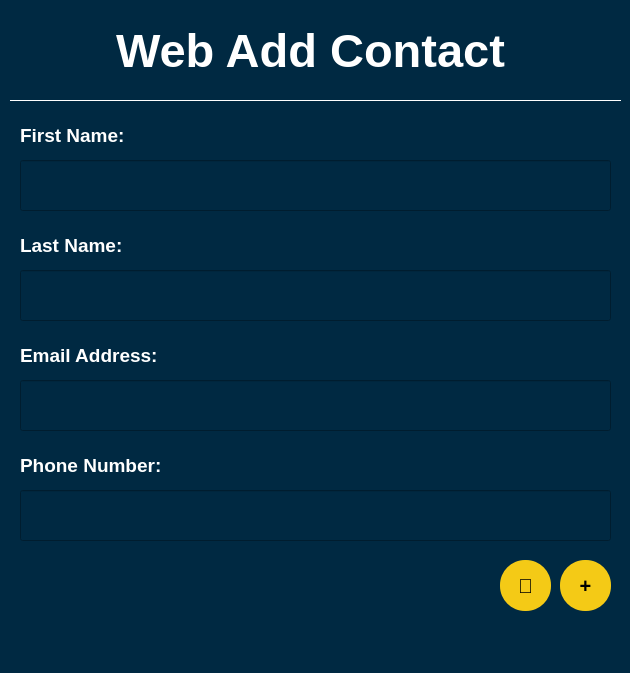
<?xml version="1.0" encoding="UTF-8"?>
<ui version="4.0">
 <class>Dialog</class>
 <widget class="QDialog" name="Dialog">
  <property name="geometry">
   <rect>
    <x>0</x>
    <y>0</y>
    <width>630</width>
    <height>673</height>
   </rect>
  </property>
  <property name="windowTitle">
   <string>Dialog</string>
  </property>
  <property name="styleSheet">
   <string notr="true">background-color:#002942</string>
  </property>
  <widget class="QLineEdit" name="lineEdit">
   <property name="geometry">
    <rect>
     <x>20</x>
     <y>160</y>
     <width>591</width>
     <height>51</height>
    </rect>
   </property>
   <property name="font">
    <font>
     <pointsize>10</pointsize>
     <weight>75</weight>
     <bold>true</bold>
    </font>
   </property>
   <property name="styleSheet">
    <string notr="true">color:white</string>
   </property>
   <property name="text">
    <string/>
   </property>
  </widget>
  <widget class="Line" name="line_4">
   <property name="geometry">
    <rect>
     <x>10</x>
     <y>90</y>
     <width>611</width>
     <height>20</height>
    </rect>
   </property>
   <property name="styleSheet">
    <string notr="true">color:#FFFFFF</string>
   </property>
   <property name="frameShadow">
    <enum>QFrame::Plain</enum>
   </property>
   <property name="orientation">
    <enum>Qt::Horizontal</enum>
   </property>
  </widget>
  <widget class="QLabel" name="label_5">
   <property name="geometry">
    <rect>
     <x>20</x>
     <y>450</y>
     <width>591</width>
     <height>31</height>
    </rect>
   </property>
   <property name="font">
    <font>
     <pointsize>14</pointsize>
     <weight>75</weight>
     <bold>true</bold>
    </font>
   </property>
   <property name="styleSheet">
    <string notr="true">color:white</string>
   </property>
   <property name="text">
    <string>Phone Number:</string>
   </property>
   <property name="alignment">
    <set>Qt::AlignLeading|Qt::AlignLeft|Qt::AlignVCenter</set>
   </property>
  </widget>
  <widget class="QLineEdit" name="lineEdit_2">
   <property name="geometry">
    <rect>
     <x>20</x>
     <y>270</y>
     <width>591</width>
     <height>51</height>
    </rect>
   </property>
   <property name="font">
    <font>
     <pointsize>10</pointsize>
     <weight>75</weight>
     <bold>true</bold>
    </font>
   </property>
   <property name="styleSheet">
    <string notr="true">color:white</string>
   </property>
   <property name="text">
    <string/>
   </property>
  </widget>
  <widget class="QLabel" name="label_4">
   <property name="geometry">
    <rect>
     <x>20</x>
     <y>340</y>
     <width>591</width>
     <height>31</height>
    </rect>
   </property>
   <property name="font">
    <font>
     <pointsize>14</pointsize>
     <weight>75</weight>
     <bold>true</bold>
    </font>
   </property>
   <property name="styleSheet">
    <string notr="true">color:white</string>
   </property>
   <property name="text">
    <string>Email Address:</string>
   </property>
   <property name="alignment">
    <set>Qt::AlignLeading|Qt::AlignLeft|Qt::AlignVCenter</set>
   </property>
  </widget>
  <widget class="QLabel" name="label">
   <property name="geometry">
    <rect>
     <x>0</x>
     <y>10</y>
     <width>621</width>
     <height>81</height>
    </rect>
   </property>
   <property name="font">
    <font>
     <pointsize>35</pointsize>
     <weight>75</weight>
     <bold>true</bold>
    </font>
   </property>
   <property name="styleSheet">
    <string notr="true">color:white</string>
   </property>
   <property name="text">
    <string>Web Add Contact</string>
   </property>
   <property name="alignment">
    <set>Qt::AlignCenter</set>
   </property>
  </widget>
  <widget class="QLabel" name="label_2">
   <property name="geometry">
    <rect>
     <x>20</x>
     <y>120</y>
     <width>591</width>
     <height>31</height>
    </rect>
   </property>
   <property name="font">
    <font>
     <pointsize>14</pointsize>
     <weight>75</weight>
     <bold>true</bold>
    </font>
   </property>
   <property name="styleSheet">
    <string notr="true">color:white</string>
   </property>
   <property name="text">
    <string>First Name:</string>
   </property>
   <property name="alignment">
    <set>Qt::AlignLeading|Qt::AlignLeft|Qt::AlignVCenter</set>
   </property>
  </widget>
  <widget class="QLineEdit" name="lineEdit_3">
   <property name="geometry">
    <rect>
     <x>20</x>
     <y>380</y>
     <width>591</width>
     <height>51</height>
    </rect>
   </property>
   <property name="font">
    <font>
     <pointsize>10</pointsize>
     <weight>75</weight>
     <bold>true</bold>
    </font>
   </property>
   <property name="styleSheet">
    <string notr="true">color:white</string>
   </property>
   <property name="text">
    <string/>
   </property>
  </widget>
  <widget class="QLabel" name="label_3">
   <property name="geometry">
    <rect>
     <x>20</x>
     <y>230</y>
     <width>591</width>
     <height>31</height>
    </rect>
   </property>
   <property name="font">
    <font>
     <pointsize>14</pointsize>
     <weight>75</weight>
     <bold>true</bold>
    </font>
   </property>
   <property name="styleSheet">
    <string notr="true">color:white</string>
   </property>
   <property name="text">
    <string>Last Name:</string>
   </property>
   <property name="alignment">
    <set>Qt::AlignLeading|Qt::AlignLeft|Qt::AlignVCenter</set>
   </property>
  </widget>
  <widget class="QPushButton" name="pushButton_Add">
   <property name="geometry">
    <rect>
     <x>560</x>
     <y>560</y>
     <width>51</width>
     <height>51</height>
    </rect>
   </property>
   <property name="font">
    <font>
     <pointsize>15</pointsize>
     <weight>75</weight>
     <bold>true</bold>
    </font>
   </property>
   <property name="cursor">
    <cursorShape>PointingHandCursor</cursorShape>
   </property>
   <property name="styleSheet">
    <string notr="true">background-color:#F4CA16;border-radius:25px;</string>
   </property>
   <property name="text">
    <string>+</string>
   </property>
  </widget>
  <widget class="QLabel" name="labelError">
   <property name="geometry">
    <rect>
     <x>10</x>
     <y>620</y>
     <width>611</width>
     <height>31</height>
    </rect>
   </property>
   <property name="font">
    <font>
     <pointsize>10</pointsize>
     <weight>75</weight>
     <bold>true</bold>
    </font>
   </property>
   <property name="styleSheet">
    <string notr="true">color:#9ACD32</string>
   </property>
   <property name="text">
    <string/>
   </property>
   <property name="alignment">
    <set>Qt::AlignLeading|Qt::AlignLeft|Qt::AlignVCenter</set>
   </property>
  </widget>
  <widget class="QLineEdit" name="lineEdit_4">
   <property name="geometry">
    <rect>
     <x>20</x>
     <y>490</y>
     <width>591</width>
     <height>51</height>
    </rect>
   </property>
   <property name="font">
    <font>
     <pointsize>10</pointsize>
     <weight>75</weight>
     <bold>true</bold>
    </font>
   </property>
   <property name="styleSheet">
    <string notr="true">color:white</string>
   </property>
   <property name="text">
    <string/>
   </property>
  </widget>
  <widget class="QPushButton" name="pushButton_Web">
   <property name="geometry">
    <rect>
     <x>500</x>
     <y>560</y>
     <width>51</width>
     <height>51</height>
    </rect>
   </property>
   <property name="font">
    <font>
     <pointsize>15</pointsize>
     <weight>75</weight>
     <bold>true</bold>
    </font>
   </property>
   <property name="cursor">
    <cursorShape>PointingHandCursor</cursorShape>
   </property>
   <property name="styleSheet">
    <string notr="true">background-color:#F4CA16;border-radius:25px;</string>
   </property>
   <property name="text">
    <string>🌐</string>
   </property>
  </widget>
 </widget>
 <resources/>
 <connections/>
</ui>
